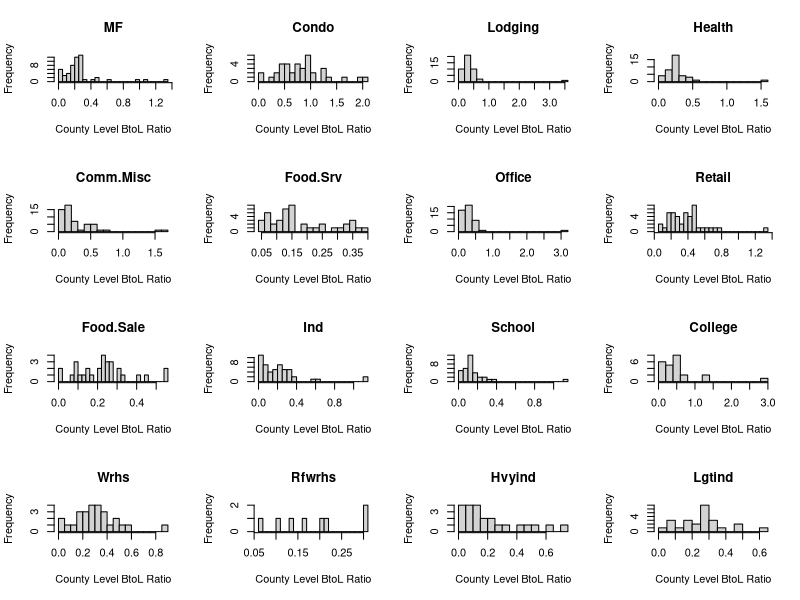

The R script that drew this image:


# ###### TEMP: SET WD TO THIS SCRIPT LOCATION FOR FUNCTION TESTING ######
# 
# # a basic function to get the filepath of the current script
# csf <- function() {
#   # adapted from http://stackoverflow.com/a/32016824/2292993
#   cmdArgs = commandArgs(trailingOnly = FALSE)
#   needle = "--file="
#   match = grep(needle, cmdArgs)
#   if (length(match) > 0) {
#     # Rscript via command line
#     return(normalizePath(sub(needle, "", cmdArgs[match])))
#   } else {
#     ls_vars = ls(sys.frames()[[1]])
#     if ("fileName" %in% ls_vars) {
#       # Source'd via RStudio
#       return(normalizePath(sys.frames()[[1]]$fileName))
#     } else {
#       if (!is.null(sys.frames()[[1]]$ofile)) {
#         # Source'd via R console
#         return(normalizePath(sys.frames()[[1]]$ofile))
#       } else {
#         # RStudio Run Selection
#         # http://stackoverflow.com/a/35842176/2292993
#         return(normalizePath(rstudioapi::getActiveDocumentContext()$path))
#       }
#     }
#   }
# }
# 
# ###### SET WORKING DIRECTORY ######
# this.dir <- dirname(csf())
# setwd(this.dir)
# rm(list=ls())


require(openxlsx)

data <- read.xlsx("BTL_tables_2016.xlsx", sheet = 2)

par(mfrow=c(4,4))

stypes <- colnames(data)[3:ncol(data)]
stypes <- stypes[!(stypes %in% c("Vacant", "SmOffice",  "PUD", "Misc"))]

for (st in stypes) {
  hist(data[,st][(data[,st]!=0) & (data$County != "California")],
       main = st, breaks = 20, xlab = "County Level BtoL Ratio")
}








